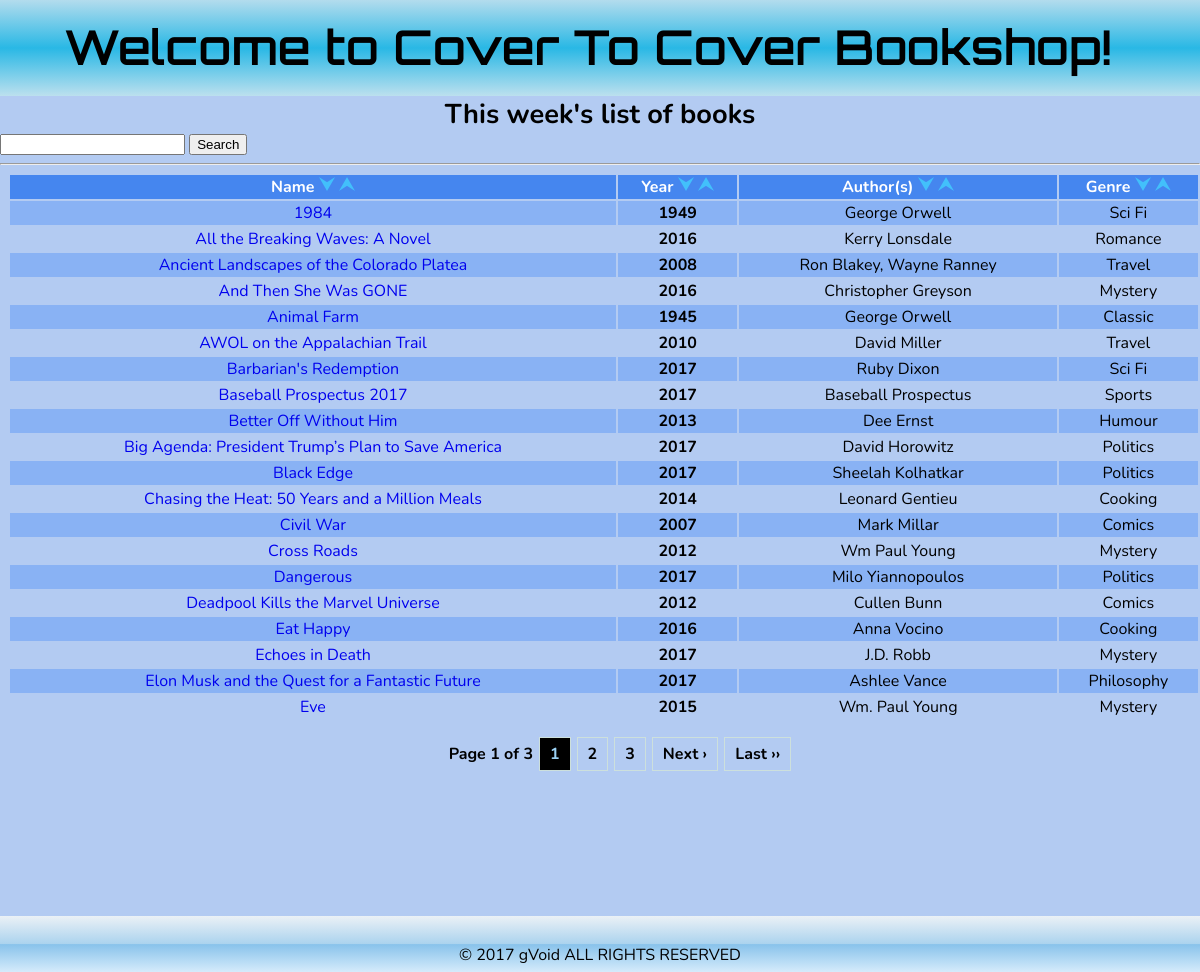
The page / on the database its author committed.
### tables this page shows
CREATE TABLE IF NOT EXISTS `books` (
  `id` int(8) NOT NULL AUTO_INCREMENT,
  `book_name` varchar(256) NOT NULL,
  `book_year` year(4) NOT NULL,
  `book_author` varchar(256) NOT NULL,
  `book_genre` varchar(64) NOT NULL,
  `book_synopsis` text NOT NULL,
  `book_link` text NOT NULL,
  PRIMARY KEY (`id`),
  UNIQUE KEY `id` (`id`)
);

### public_html/index.php (the view, shortened to what this page needs)
<?php include_once('../init.php'); ?>
<!DOCTYPE html>
<html lang="en">
<head>
<link rel="stylesheet" href="css/main.css">
</head>
<body>
<?php if(isset($_GET['s'])) {
    $getSort = htmlspecialchars($_GET['s']);
    $_SESSION["sort"] = '&s=' . $getSort;
    if(($getSort) == '1d')     { $id = "book_name DESC"; }
    elseif(($getSort) == '1a') { $id = "book_name ASC"; }
    elseif(($getSort) == '2d') { $id = "book_year DESC"; }
    elseif(($getSort) == '2a') { $id = "book_year ASC"; }
    elseif(($getSort) == '3d') { $id = "book_author DESC"; }
    elseif(($getSort) == '3a') { $id = "book_author ASC"; }
    elseif(($getSort) == '4d') { $id = "book_genre DESC"; }
    elseif(($getSort) == '4a') { $id = "book_genre ASC"; }
} else { $id = 'book_name ASC'; } ?>
<div id="main_page">
    <div id="header_page">
        <h1>Welcome to Cover To Cover Bookshop!</h1>
    </div>
    <div id="content_page">
        <center><h2>This week's list of books</h2></center>
        <form action="" method="POST">
            <input type="text" name="query" />
            <input type="submit" name = "submit" value="Search" />
        </form>
<?php
    if(isset($_POST['submit'])) {
    $query = $_POST['query'];
    $min_length = 3;
    if(strlen($query) >= $min_length){
        $query = mysqli_real_escape_string($db, $query);
        $raw_results = mysqli_query($db, "SELECT * FROM books WHERE (`book_name` LIKE '%".$query."%') OR (`book_year` LIKE '%".$query."%') OR (`book_author` LIKE '%".$query."%') OR (`book_genre` LIKE '%".$query."%') OR (`book_synopsis` LIKE '%".$query."%')") or die(mysqli_error($db));
        if(mysqli_num_rows($raw_results) > 0){
            echo '<table border = "0" style="width: 100%; text-align: center;">';
            echo '
            <tr>
                <th>Name <a href="index.php?s=1a"><img src="img/asc.ico"></a> <a href="index.php?s=1d"><img src="img/des.ico"></a></th>
                <th>Year <a href="index.php?s=2a"><img src="img/asc.ico"></a> <a href="index.php?s=2d"><img src="img/des.ico"></a></th>
                <th>Author(s) <a href="index.php?s=3a"><img src="img/asc.ico"></a> <a href="index.php?s=3d"><img src="img/des.ico"></a></th>
                <th>Genre <a href="index.php?s=4a"><img src="img/asc.ico"></a> <a href="index.php?s=4d"><img src="img/des.ico"></a></th>
            </tr>';
            while($results = mysqli_fetch_array($raw_results)){
                echo "<tr><td><a href='book.php?b={$results['id']}'>{$results['book_name']}</a></td><td><b>{$results['book_year']}</b></td><td>{$results['book_author']}</td><td>{$results['book_genre']}</td></tr>";
            }
            echo "</table><br /><center><a class=\"btn\" href=\"index.php\"> Go Back</a></center>";
        }
        else{ echo "<h2>No results.</h2> <br /> <center><a class=\"btn\" href=\"index.php\"> Go Back</a></center>"; }
    }
    else { echo "<h3>Please try again. Minimum search length is {$min_length}.</h3><center><a class=\"btn\" href=\"index.php\"> Go Back</a></center>"; }
} else {
?>
        <hr/>
<?php
$page = (int)(!isset($_GET["page"]) ? 1 : $_GET["page"]);
$per_page = 20;
$startpoint = ($page * $per_page) - $per_page;
$results = mysqli_query($db, "SELECT * FROM books ORDER by {$id} LIMIT {$startpoint} , {$per_page}");
if (!$results) { redirect("404.php"); } else { ?>
<table border = "0" style="width: 100%; text-align: center;">
    <tr>
        <th>Name <a href="index.php?s=1a"><img src="img/asc.ico"></a> <a href="index.php?s=1d"><img src="img/des.ico"></a></th>
        <th>Year <a href="index.php?s=2a"><img src="img/asc.ico"></a> <a href="index.php?s=2d"><img src="img/des.ico"></a></th>
        <th>Author(s) <a href="index.php?s=3a"><img src="img/asc.ico"></a> <a href="index.php?s=3d"><img src="img/des.ico"></a></th>
        <th>Genre <a href="index.php?s=4a"><img src="img/asc.ico"></a> <a href="index.php?s=4d"><img src="img/des.ico"></a></th>
    </tr>
<?php
while ($row = mysqli_fetch_array($results)) {
    echo "<tr><td><a href='book.php?b={$row['id']}'>{$row['book_name']}</a></td><td><b>{$row['book_year']}</b></td><td>{$row['book_author']}</td><td>{$row['book_genre']}</td></tr>";
    }
?>
</table>
<?php } }
    echo pagination($per_page,$page,$url='?'); ?>
    </div>
    <div id="footer_page">
        <p>&copy; <?php echo date('Y'); ?> gVoid ALL RIGHTS RESERVED</p>
    </div>
</div>
</body>
</html>

### init.php (shortened to what this page needs)
<?php
$db = new mysqli('127.0.0.1', 'user', 'pass', 'db');
function pagination($per_page=20,$page=1,$url='?'){
    global $db;
    $query = "SELECT COUNT(*) as 'num' FROM books";
    $row = mysqli_fetch_array(mysqli_query($db, $query));
    $total = $row['num'];
    $adjacents = "2";
    $nextlabel = "Next &rsaquo;";
    $lastlabel = "Last &rsaquo;&rsaquo;";
    $page = ($page == 0 ? 1 : $page);
    $next = $page + 1;
    $lastpage = ceil($total/$per_page);
    $pagination = "";
    if($lastpage > 1){
        $pagination .= "<ul class='pagination'>";
        $pagination .= "<li class='page_info'>Page {$page} of {$lastpage}</li>";
        if ($lastpage < 7 + ($adjacents * 2)){
            for ($counter = 1; $counter <= $lastpage; $counter++){
                if ($counter == $page)
                    $pagination.= "<li><a class='current'>{$counter}</a></li>";
                else
                    $pagination.= "<li><a href='{$url}page={$counter}{$_SESSION["sort"]}'>{$counter}</a></li>";
            }
        }
            if ($page < $counter - 1) {
                $pagination.= "<li><a href='{$url}page={$next}'>{$nextlabel}</a></li>";
                $pagination.= "<li><a href='{$url}page=$lastpage'>{$lastlabel}</a></li>";
            }
        $pagination.= "</ul>";
    }
    return $pagination;
}
?>

### public_html/css/main.css (style rules this page uses)
html, body { height: 100%; }
body { background-color: #b3cbf2; margin: 0; padding: 0; cursor:default; }
h1 { font-size: 3em; font-weight: 550; font-family: 'Orbitron', sans-serif; }
h2 { font-size: 1.7em; }
h1, h2, h3, h4 { margin: 0; }
a { text-decoration: none; }
ul { list-style-type: none; }
table { padding: 0 0 0 8px }
table th { color: white; background-color: #4586ef; }
#main_page { background-color: grey; min-width: 1024px; font-family: 'Nunito', sans-serif; }
#header_page { height: 64px; padding: 16px 64px; background: #b3dced; background: -moz-linear-gradient(top, #b3dced 0%, #29b8e5 50%, #bce0ee 100%); background: -webkit-linear-gradient(top, #b3dced 0%,#29b8e5 50%,#bce0ee 100%); background: linear-gradient(to bottom, #b3dced 0%,#29b8e5 50%,#bce0ee 100%); filter: progid:DXImageTransform.Microsoft.gradient( startColorstr='#b3dced', endColorstr='#bce0ee',GradientType=0 ); }
#content_page { background-color: #b3cbf2; width: 100%; float: right; padding: 0; min-height: 820px; height: 100%; }
#footer_page { height: 32px; padding: 12px; clear: both; text-align: center; background: #ebf1f6; background: -moz-linear-gradient(top, #ebf1f6 0%, #abd3ee 50%, #89c3eb 51%, #d5ebfb 100%); background: -webkit-linear-gradient(top, #ebf1f6 0%,#abd3ee 50%,#89c3eb 51%,#d5ebfb 100%); background: linear-gradient(to bottom, #ebf1f6 0%,#abd3ee 50%,#89c3eb 51%,#d5ebfb 100%); filter: progid:DXImageTransform.Microsoft.gradient( startColorstr='#ebf1f6', endColorstr='#d5ebfb',GradientType=0 ); }
ul.pagination { text-align:center; color:black; font-weight: bold; }
ul.pagination li { display:inline; padding:0 3px; }
ul.pagination a { color:black; display:inline-block; padding:5px 10px; border:1px solid #cde0dc; text-decoration:none; }
ul.pagination a:hover, ul.pagination a.current { background:black; color:#9bd2f5; }

### public_html/index.php (style rules this page uses)
tr:nth-child(even) { background: #89b2f4; }

### rows shown on the page
books: book_name "1984", book_year "1949", book_author "George Orwell", book_genre "Sci Fi"
books: book_name "All the Breaking Waves: A Novel", book_year "2016", book_author "Kerry Lonsdale", book_genre "Romance"
books: book_name "Ancient Landscapes of the Colorado Platea", book_year "2008", book_author "Ron Blakey, Wayne Ranney", book_genre "Travel"
books: book_name "And Then She Was GONE", book_year "2016", book_author "Christopher Greyson", book_genre "Mystery"
books: book_name "Animal Farm", book_year "1945", book_author "George Orwell", book_genre "Classic"
books: book_name "AWOL on the Appalachian Trail", book_year "2010", book_author "David Miller", book_genre "Travel"
books: book_name "Barbarian's Redemption", book_year "2017", book_author "Ruby Dixon", book_genre "Sci Fi"
books: book_name "Baseball Prospectus 2017", book_year "2017", book_author "Baseball Prospectus", book_genre "Sports"
books: book_name "Better Off Without Him", book_year "2013", book_author "Dee Ernst", book_genre "Humour"
books: book_name "Big Agenda: President Trump’s Plan to Save America", book_year "2017", book_author "David Horowitz", book_genre "Politics"
books: book_name "Black Edge", book_year "2017", book_author "Sheelah Kolhatkar", book_genre "Politics"
books: book_name "Chasing the Heat: 50 Years and a Million Meals", book_year "2014", book_author "Leonard Gentieu", book_genre "Cooking"
books: book_name "Civil War", book_year "2007", book_author "Mark Millar", book_genre "Comics"
books: book_name "Cross Roads", book_year "2012", book_author "Wm Paul Young", book_genre "Mystery"
books: book_name "Dangerous", book_year "2017", book_author "Milo Yiannopoulos", book_genre "Politics"
books: book_name "Deadpool Kills the Marvel Universe", book_year "2012", book_author "Cullen Bunn", book_genre "Comics"
books: book_name "Eat Happy", book_year "2016", book_author "Anna Vocino", book_genre "Cooking"
books: book_name "Echoes in Death", book_year "2017", book_author "J.D. Robb", book_genre "Mystery"
books: book_name "Elon Musk and the Quest for a Fantastic Future", book_year "2017", book_author "Ashlee Vance", book_genre "Philosophy"
books: book_name "Eve", book_year "2015", book_author "Wm. Paul Young", book_genre "Mystery"

### other values the page prints
$page "1"
$lastpage "3"
$nextlabel "Next ›"
$lastlabel "Last ››"
